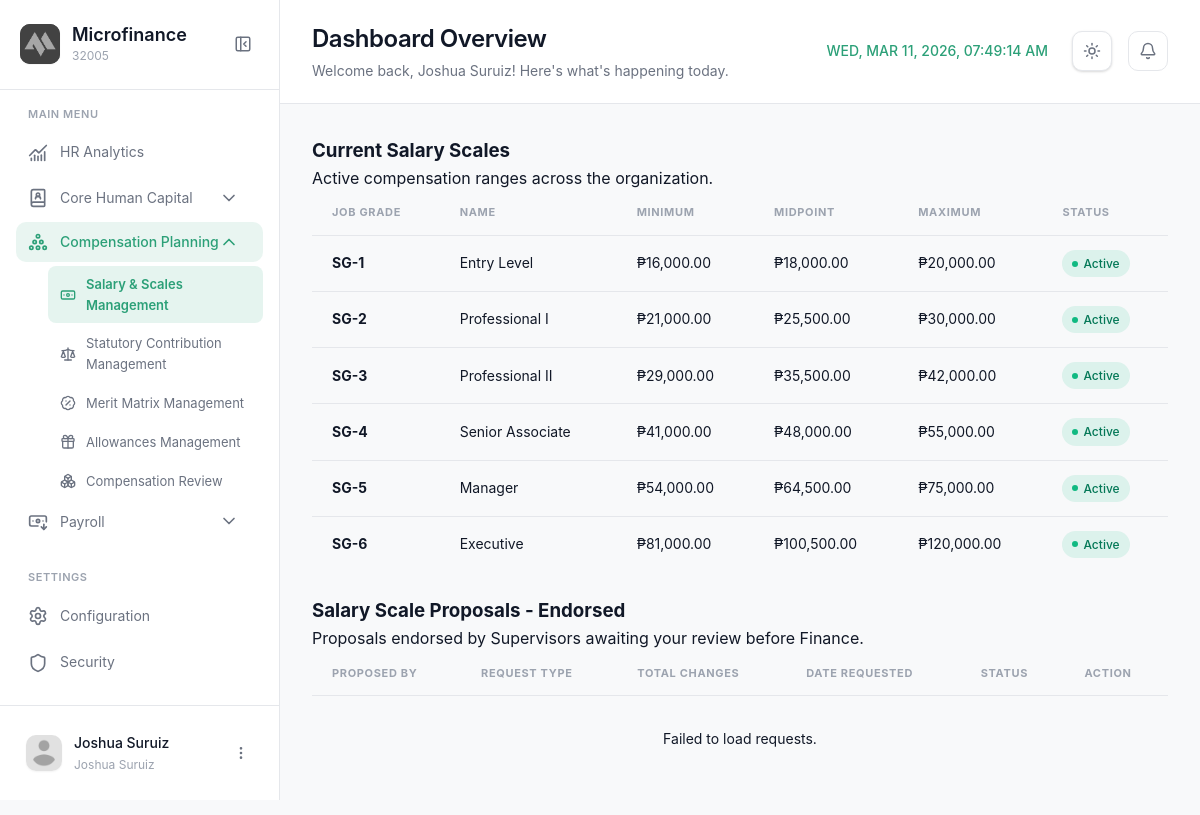
Page /modules/manager/salarymgt.php (signed in) on the committed database.
### tables this page shows
CREATE TABLE `salary_grades` (
  `SalaryGradeID` int(11) NOT NULL,
  `period_id` int(11) DEFAULT NULL,
  `GradeLevel` varchar(10) NOT NULL,
  `GradeName` varchar(100) DEFAULT NULL,
  `MinSalary` decimal(15,2) NOT NULL,
  `MaxSalary` decimal(15,2) NOT NULL,
  `MidSalary` decimal(15,2) GENERATED ALWAYS AS ((`MinSalary` + `MaxSalary`) / 2) STORED,
  `Currency` varchar(10) DEFAULT 'PHP',
  `IsActive` tinyint(1) DEFAULT 1,
  `CreatedAt` timestamp NOT NULL DEFAULT current_timestamp(),
  `UpdatedAt` timestamp NULL DEFAULT NULL ON UPDATE current_timestamp(),
  `Description` varchar(255) DEFAULT NULL
);

### modules/manager/salarymgt.php (the view, shortened to what this page needs)
<?php
$page = 'salarymgt';
$module = 'planning';
require_once '../../config/config.php';
$sql_grades = "SELECT * FROM salary_grades ORDER BY GradeLevel ASC";
$res_grades = $conn->query($sql_grades);
$salary_grades = [];
if ($res_grades) {
    while ($row = $res_grades->fetch_assoc()) {
        $salary_grades[] = $row;
    }
}
?>
<!DOCTYPE html>
<html lang="en">
<head>
  <link rel="stylesheet" href="../../css/salaryscales.css?v=1.2">
  <link rel="stylesheet" href="../../css/notifications.css?v=1.1">
</head>
<body>
  <aside class="sidebar" id="sidebar">
    <div class="sidebar-header">
      <div class="logo-container">
        <div class="logo-wrapper">
          <img src="../../img/logo.png" alt="Logo" class="logo">
        </div>
        <div class="logo-text">
          <h2 class="app-name">Microfinance</h2>
          <span class="app-tagline">32005</span>
        </div>
      </div>
      <button class="sidebar-toggle" id="sidebarToggle">
        <i data-lucide="panel-left-close"></i>
      </button>
    </div>
    <nav class="sidebar-nav">
      <div class="nav-section">
        <span class="nav-section-title">MAIN MENU</span>
        <a href="dashboard.php" class="nav-item <?php echo ($page === 'dashboard') ? 'active' : ''; ?>">
          <i data-lucide="chart-no-axes-combined"></i>
          <span>HR Analytics</span>
        </a>
        <div class="nav-item-group <?php echo ($module === 'banking') ? 'active' : ''; ?>">
          <button class="nav-item has-submenu <?php echo ($module === 'banking') ? 'active' : ''; ?>" data-module="banking">
            <div class="nav-item-content">
              <i data-lucide="book-user"></i>
              <span>Core Human Capital</span>
            </div>
            <i data-lucide="chevron-down" class="submenu-icon"></i>
          </button>
        </div>
                <div class="nav-item-group <?php echo ($module === 'planning') ? 'active' : ''; ?>">
          <button class="nav-item has-submenu <?php echo ($module === 'planning') ? 'active' : ''; ?>" data-module="planning">
            <div class="nav-item-content">
              <i data-lucide="circle-pile"></i>
              <span>Compensation Planning</span>
            </div>
            <i data-lucide="chevron-down" class="submenu-icon"></i>
          </button>
           <div class="submenu <?php echo ($module === 'planning') ? 'active' : ''; ?>" id="submenu-planning">
             <a href="salarymgt.php" class="submenu-item <?php echo ($page === 'salarymgt') ? 'active' : ''; ?>">
              <i data-lucide="banknote"></i>
              <span>Salary & Scales Management</span>
            </a>
             <a href="statutorymgt.php" class="submenu-item <?php echo ($page === 'statutorymgt') ? 'active' : ''; ?>">
              <i data-lucide="scale"></i>
              <span>Statutory Contribution Management</span>
            </a>
            <a href="meritmatrixmgt.php" class="submenu-item <?php echo ($page === 'meritmatrixmgt') ? 'active' : ''; ?>">
              <i data-lucide="badge-percent"></i>
              <span>Merit Matrix Management</span>
            </a>
             <a href="allowancemgt.php" class="submenu-item <?php echo ($page === 'allowancemgt') ? 'active' : ''; ?>">
              <i data-lucide="gift"></i>
              <span>Allowances Management</span>
            </a>
             <a href="compensationrev.php" class="submenu-item <?php echo ($page === 'compensationrev') ? 'active' : ''; ?>">
              <i data-lucide="boxes"></i>
              <span>Compensation Review</span>
            </a>
          </div>
        </div>
                <div class="nav-item-group <?php echo ($module === 'payroll') ? 'active' : ''; ?>">
          <button class="nav-item has-submenu <?php echo ($module === 'payroll') ? 'active' : ''; ?>" data-module="payroll">
            <div class="nav-item-content">
              <i data-lucide="banknote-arrow-down"></i>
              <span>Payroll</span>
            </div>
            <i data-lucide="chevron-down" class="submenu-icon"></i>
          </button>
        </div>
      </div>
      <div class="nav-section">
        <span class="nav-section-title">SETTINGS</span>
        <a href="#" class="nav-item">
          <i data-lucide="settings"></i>
          <span>Configuration</span>
        </a>
        <a href="#" class="nav-item">
          <i data-lucide="shield"></i>
          <span>Security</span>
        </a>
      </div>
    </nav>
    <div class="sidebar-footer">
      <div class="user-profile">
        <div class="user-avatar">
          <img src="../../img/profile.png" alt="User">
        </div>
        <div class="user-info">
          <span class="user-name"><?php echo htmlspecialchars($_SESSION['username'] ?? 'Manager'); ?></span>
          <span class="user-role"><?php echo htmlspecialchars($_SESSION['user_role'] ?? 'HR Manager'); ?></span>
        </div>
        <button class="user-menu-btn" id="userMenuBtn">
          <i data-lucide="more-vertical"></i>
        </button>
      </div>
    </div>
  </aside>
  <main class="main-content">
    <header class="page-header">
      <div class="header-left">
        <div class="header-title">
          <h1>Dashboard Overview</h1>
          <p>Welcome back, <?php echo htmlspecialchars($_SESSION['username'] ?? 'User'); ?>! Here's what's happening today.</p>
        </div>
      </div>
      <div class="header-right">
                        <div class="header-clock">
          <span id="realTimeClock"></span>
        </div>
        <button class="theme-toggle" id="themeToggle" aria-label="Toggle theme">
          <i data-lucide="sun" class="sun-icon"></i>
        </button>
        <div class="header-notifications" style="position: relative;">
          <button class="icon-btn" id="notifBtn">
            <i data-lucide="bell"></i>
          </button>
        </div>
      </div>
    </header>
    <div class="content-wrapper">
        <div class="content-card">
            <div class="card-header">
                <div class="card-header-left">
                    <h3 class="card-title">Current Salary Scales</h3>
                    <p class="card-subtitle">Active compensation ranges across the organization.</p>
                </div>
            </div>
            <div class="card-body">
                <div class="data-table">
                    <table id="currentScalesTable">
                        <thead>
                            <tr>
                                <th>Job Grade</th>
                                <th>Name</th>
                                <th>Minimum</th>
                                <th>Midpoint</th>
                                <th>Maximum</th>
                                <th>Status</th>
                            </tr>
                        </thead>
                        <tbody>
                            <?php foreach ($salary_grades as $grade):
                                $mid = ($grade['MinSalary'] + $grade['MaxSalary']) / 2;
                            ?>
                            <tr data-id="<?php echo $grade['SalaryGradeID']; ?>">
                                <td><strong><?php echo htmlspecialchars($grade['GradeLevel']); ?></strong></td>
                                <td><?php echo htmlspecialchars($grade['GradeName']); ?></td>
                                <td>&#8369;<?php echo number_format($grade['MinSalary'], 2); ?></td>
                                <td><span class="text-muted">&#8369;<?php echo number_format($mid, 2); ?></span></td>
                                <td>&#8369;<?php echo number_format($grade['MaxSalary'], 2); ?></td>
                                <td>
                                    <?php if($grade['IsActive']): ?>
                                        <span class="badge badge-success">Active</span>
                                    <?php else: ?>
                                        <span class="badge badge-secondary">Inactive</span>
                                    <?php endif; ?>
                                </td>
                            </tr>
                            <?php endforeach; ?>
                        </tbody>
                    </table>
                </div>
            </div>
        </div>
        <div class="content-card" style="margin-top: 24px;">
            <div class="card-header">
                <div class="card-header-left">
                    <h3 class="card-title">Salary Scale Proposals - Endorsed</h3>
                    <p class="card-subtitle">Proposals endorsed by Supervisors awaiting your review before Finance.</p>
                </div>
            </div>
            <div class="card-body">
                <div class="data-table">
                    <table id="endorsedProposalsTable">
                        <thead>
                            <tr>
                                <th>Proposed By</th>
                                <th>Request Type</th>
                                <th>Total Changes</th>
                                <th>Date Requested</th>
                                <th>Status</th>
                                <th>Action</th>
                            </tr>
                        </thead>
                        <tbody id="endorsedProposalsBody">
                        </tbody>
                    </table>
                </div>
            </div>
        </div>
    </div>
  </main>
</body>
</html>

### css/notifications.css (style rules this page uses)
.icon-btn { position: relative; width: 40px; height: 40px; border-radius: 10px; background: var(--surface); border: 1px solid var(--border-color); cursor: pointer; display: flex; align-items: center; justify-content: center; color: var(--text-secondary); transition: var(--transition); flex-shrink: 0; }

### rows in the picture
salary_grades: GradeLevel "SG-1", GradeName "Entry Level", MinSalary "16,000.00", mid "18,000.00", MaxSalary "20,000.00", IsActive "Active"
salary_grades: GradeLevel "SG-2", GradeName "Professional I", MinSalary "21,000.00", mid "25,500.00", MaxSalary "30,000.00", IsActive "Active"
salary_grades: GradeLevel "SG-3", GradeName "Professional II", MinSalary "29,000.00", mid "35,500.00", MaxSalary "42,000.00", IsActive "Active"
salary_grades: GradeLevel "SG-4", GradeName "Senior Associate", MinSalary "41,000.00", mid "48,000.00", MaxSalary "55,000.00", IsActive "Active"
salary_grades: GradeLevel "SG-5", GradeName "Manager", MinSalary "54,000.00", mid "64,500.00", MaxSalary "75,000.00", IsActive "Active"
salary_grades: GradeLevel "SG-6", GradeName "Executive", MinSalary "81,000.00", mid "100,500.00", MaxSalary "120,000.00", IsActive "Active"

### other values in the picture
$_SESSION['username'] "Joshua Suruiz"
$_SESSION['user_role'] "Joshua Suruiz"
